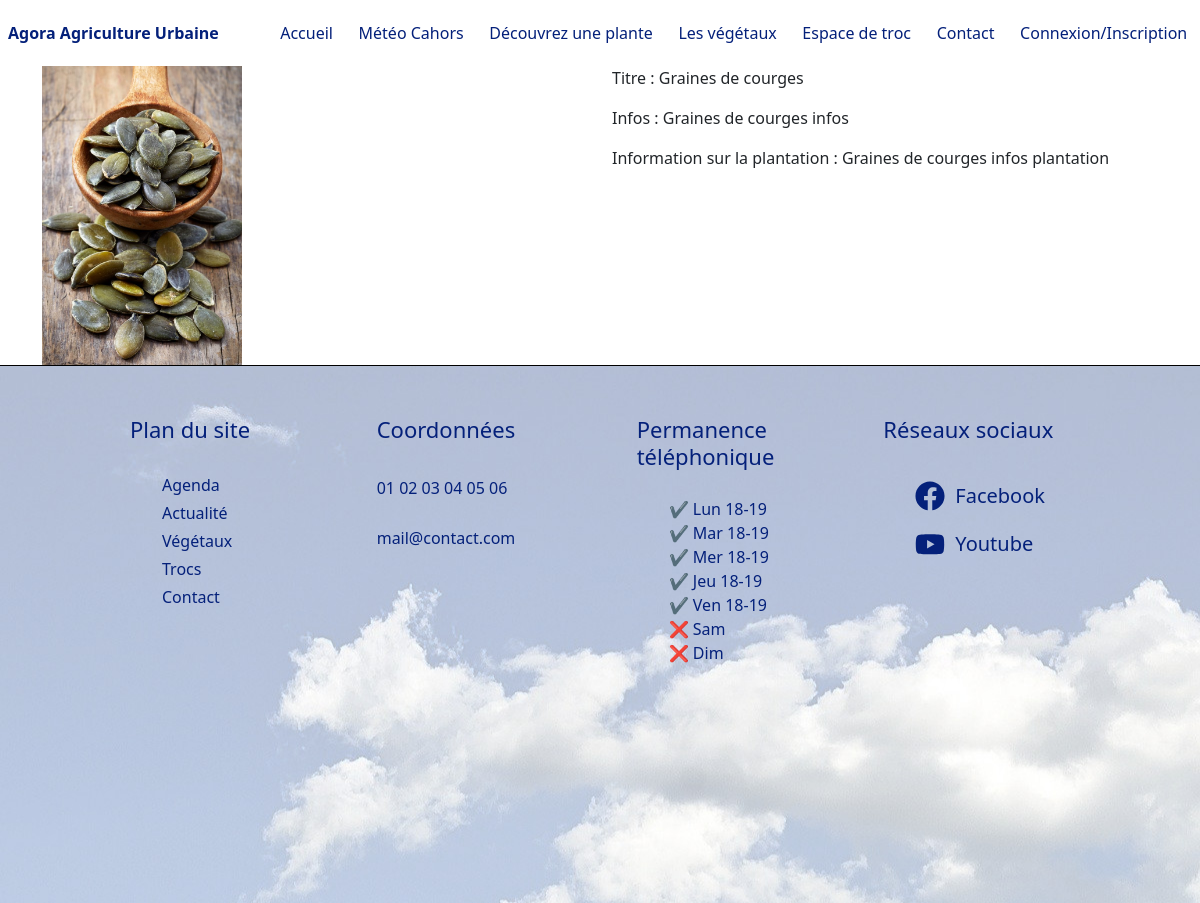
The page /vegetaux/p/1 on the database its author committed.
### tables this page shows
CREATE TABLE `vegetaux` (
  `idVegetal` int(11) NOT NULL,
  `nomVegetal` varchar(50) NOT NULL,
  `infosVegetal` text NOT NULL,
  `imageVegetal` varchar(100) NOT NULL,
  `plantationVegetal` text NOT NULL,
  `idUtilisateur` int(11) DEFAULT NULL,
  `idFamilleVegetal` int(11) DEFAULT NULL
);

### controllers/planteController.controller.php (called while the page is built, shortened)
<?php
require_once "models/planteManager.class.php";
class PlanteController{
    private $planteManager;
    public function __construct(){
        $this->planteManager = new PlantManager;
        $this->planteManager->chargementPlantes();
    }
    public function afficherPlante($id){
        $plant = $this->planteManager->getPlantById($id);
        require "views/afficherPlante.view.php";
    }
}

### models/planteManager.class.php (called while the page is built, shortened)
<?php
require_once "connexion_bdd.class.php";
require_once "plante.class.php";
class PlantManager extends Model{
    private $plants;
    public function ajoutPlante($plant){
        $this->plants[] = $plant;
    }
    public function chargementPlantes(){
        $req = $this->getBdd()->prepare("SELECT * FROM vegetaux ORDER BY nomVegetal");
        $req->execute();
        $lesVegetaux = $req->fetchAll(PDO::FETCH_ASSOC);
    }
    public function getPlantById($id){
        for($i=0; $i < count($this->plants);$i++){
            if($this->plants[$i]->getIdVegetal() == $id){
                return $this->plants[$i];
            }
        }
        throw new Exception("La plante n'existe pas");
    }
}

### models/plante.class.php (called while the page is built, shortened)
<?php
class Vegetal
    {
        private $idVegetal;
        private $nomVegetal;
        private $infosVegetal;
        private $plantationVegetal;
        private $imageVegetal;
        public function __construct($idVegetal, $nomVegetal, $infosVegetal, $plantationVegetal, $imageVegetal, $idFamilleVegetal)
        {
            $this->idVegetal = $idVegetal;
            $this->nomVegetal = $nomVegetal;
            $this->infosVegetal = $infosVegetal;
            $this->plantationVegetal = $plantationVegetal;
            $this->imageVegetal = $imageVegetal;
        }
        public function getIdVegetal(){return $this->idVegetal;}
        public function getNomVegetal(){return $this->nomVegetal;}
        public function getInfosVegetal(){return $this->infosVegetal;}
        public function getPlantationVegetal(){return $this->plantationVegetal;}
        public function getImageVegetal(){return $this->imageVegetal;}
    }

### models/connexion_bdd.class.php (called while the page is built, shortened)
<?php
abstract class Model{
    private static $pdo;
    private static function setBdd(){
        self::$pdo = new PDO("mysql:host=localhost;dbname=agoraagricultureurbaine;charset=utf8","root","");
        self::$pdo->setAttribute(PDO::ATTR_ERRMODE,PDO::ERRMODE_WARNING);
    }
    protected function getBdd(){
        return self::$pdo;
    }
}

### views/afficherPlante.view.php (the view, shortened to what this page needs)
<link href="https://cdn.jsdelivr.net/npm/bootstrap@5.0.0-beta3/dist/css/bootstrap.min.css" rel="stylesheet">
<div class="row">
    <div class="col-6">
        <img src="<?= URL ?>public/images/plants/<?= $plant->getImageVegetal(); ?>" width="200px;">
    </div>
    <div class="col-6">
        <p>Titre : <?= $plant->getNomVegetal(); ?></p>
        <p>Infos : <?= $plant->getInfosVegetal(); ?></p>
        <p>Information sur la plantation : <?= $plant->getPlantationVegetal(); ?></p>
    </div>
</div>
<?php
require "template.php";
?>

### public/css/common.css (style rules this page uses)
body { font-family: Roboto, Helvetica, sans-serif; margin: 0; padding: 0; }

### rows shown on the page
vegetaux: imageVegetal (picture), nomVegetal "Graines de courges", infosVegetal "Graines de courges infos", plantationVegetal "Graines de courges infos plantation"
